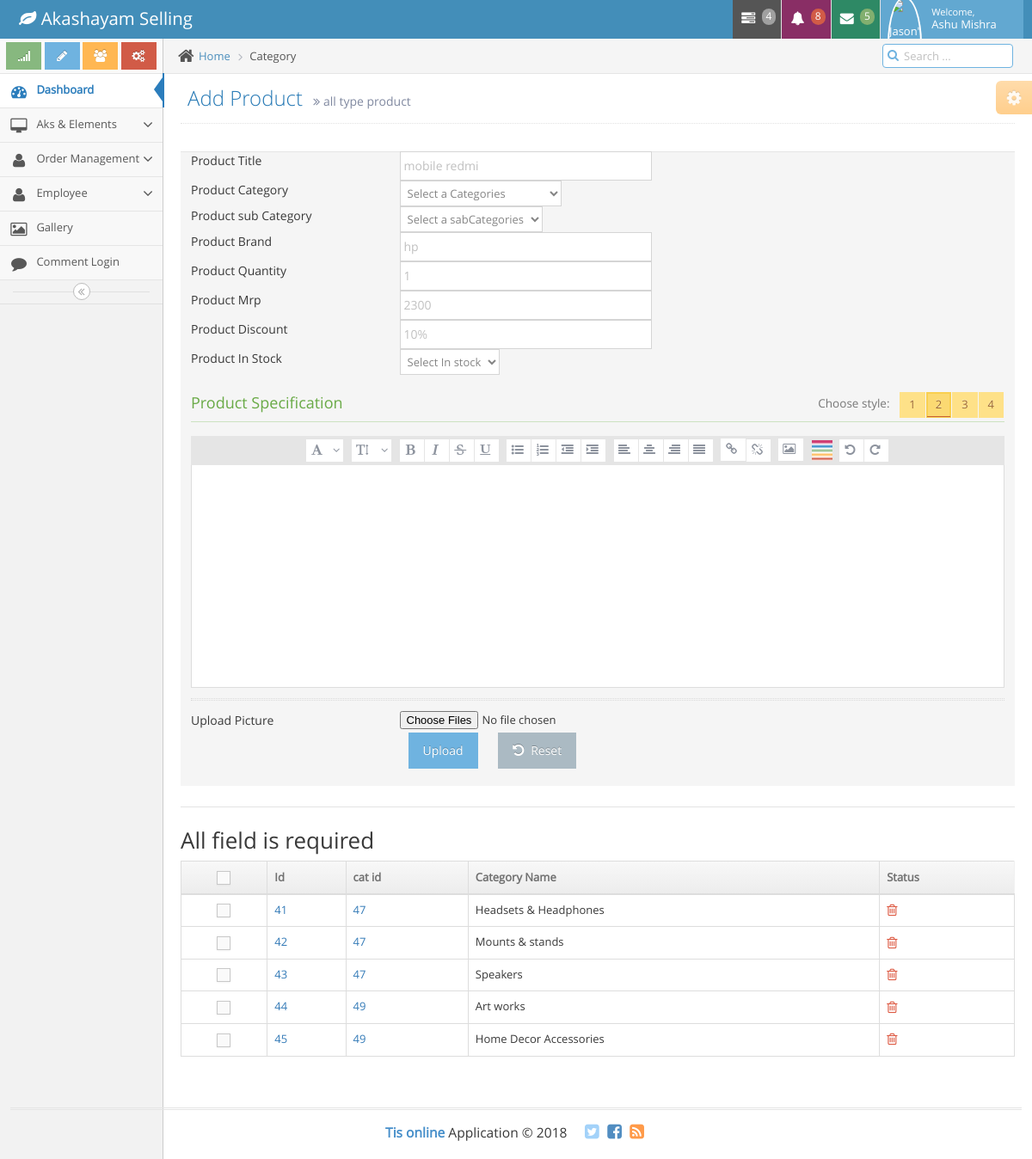
/admin1/product_old.php (signed in), run on the app's committed database.
### tables this page shows
CREATE TABLE IF NOT EXISTS `personal_information` (
  `employee_id` int(11) NOT NULL AUTO_INCREMENT,
  `firstname` varchar(50) NOT NULL,
  `middlename` varchar(50) NOT NULL,
  `surname` varchar(50) NOT NULL,
  `name_extension` varchar(10) NOT NULL,
  `place_birth` varchar(30) NOT NULL,
  `sex` varchar(30) NOT NULL,
  `civil_status` varchar(30) NOT NULL,
  `department` varchar(30) NOT NULL,
  `image` varchar(500) NOT NULL,
  `cis_no` varchar(50) NOT NULL,
  `position` varchar(30) NOT NULL,
  `date_of_birth` varchar(30) NOT NULL,
  `member_id` varchar(100) NOT NULL,
  PRIMARY KEY (`employee_id`)
);

CREATE TABLE IF NOT EXISTS `sab_categories` (
  `s_id` int(11) NOT NULL AUTO_INCREMENT,
  `cat_id` int(11) NOT NULL,
  `sab_title` text NOT NULL,
  `employee_id` int(222) NOT NULL,
  PRIMARY KEY (`s_id`)
);

### admin1/product_old.php (the view, shortened to what this page needs)
<?php
include('../db_con.php');
if(!isset($_SESSION['user_id'])){
header("location:../login/index.php");
}
else{
?>
<?php
$con=mysqli_connect("localhost","root","","tisonline");
if(!empty($_FILES['file']) && !empty($_POST['title'])){
	foreach($_FILES['file']['name'] as $key => $name){
		$size = $_FILES['file']['size'][$key];
		$extension = explode('.', $name);
		$extension = end($extension);
		$random_name = rand();
		$images = $random_name.".".$extension;
		$url = "../files/".$images;
		$title = $_POST['title'];
		$employee_id = $_POST['employee_id'];
		$cat_id = $_POST['parent_cat'];
		$sub_cat = $_POST['sub_cat'];
		$brand = $_POST['brand'];
		$quintity= $_POST['quintity'];
		$mrp= $_POST['mrp'];
		$descount= $_POST['descount'];
		$stock= $_POST['stock'];
		$specifaction= $_POST['specifaction'];
		if($_FILES['file']['error'][$key] == 0 && move_uploaded_file($_FILES['file']['tmp_name'][$key], "../files/{$images}")){
			$uploaded[]=$images;
			mysqli_query($con, "INSERT INTO images (name,url,title)VALUES ('".$name."','".$url."','".$title."')");
		}
	}
	mysqli_query($con, "INSERT INTO product (title,employee_id,cat_id,sub_cat,brand,quintity,mrp,descount,stock,specifaction) VALUES ('$title','$employee_id','$cat_id','$sub_cat','$brand','$quintity','$mrp','$descount','$stock','$specifaction')");
}else{
		$message = "All field is required";
	}
?>
<!DOCTYPE html>
<html lang="en">
	<head>
		<link rel="stylesheet" href="assets/css/bootstrap.min.css" />
		<link rel="stylesheet" href="assets/font-awesome/4.5.0/css/font-awesome.min.css" />
		<link rel="stylesheet" href="assets/css/jquery-ui.custom.min.css" />
		<link rel="stylesheet" href="assets/css/chosen.min.css" />
		<link rel="stylesheet" href="assets/css/bootstrap-datepicker3.min.css" />
		<link rel="stylesheet" href="assets/css/bootstrap-timepicker.min.css" />
		<link rel="stylesheet" href="assets/css/daterangepicker.min.css" />
		<link rel="stylesheet" href="assets/css/bootstrap-datetimepicker.min.css" />
		<link rel="stylesheet" href="assets/css/bootstrap-colorpicker.min.css" />
		<link rel="stylesheet" href="assets/css/ace.min.css" class="ace-main-stylesheet" id="main-ace-style" />
		<link rel="stylesheet" href="assets/css/ace-skins.min.css" />
		<link rel="stylesheet" href="assets/css/ace-rtl.min.css" />
	</head>
	<body class="no-skin">
		<div id="navbar" class="navbar navbar-default ace-save-state">
			<?php include('includes/nav.php');?>
		</div>
		<div class="main-container ace-save-state" id="main-container">
					<?php include('includes/sidebar.php'); ?>
			<div class="main-content">
				<div class="main-content-inner">
					<div class="breadcrumbs ace-save-state" id="breadcrumbs">
						<ul class="breadcrumb">
							<li>
								<i class="ace-icon fa fa-home home-icon"></i>
								<a href="index.php?id=<?php echo $id;?>">Home</a>
							</li>
							<li class="active">Category</li>
						</ul>
					<?php include('includes/search.php');?>
					</div>
					<div class="page-content">
					<?php include('includes/setting.php');?>
						<div class="row">
							<div class="col-xs-12">
									<div class="page-header">
							<h1>
							Add  Product
								<small>
									<i class="ace-icon fa fa-angle-double-right"></i>
							 all type product
								</small>
							</h1>
						</div>
						<div class="row">
							<div class="col-xs-12">
								 <form role="form"  action="" method="post" enctype="multipart/from-data" media="all">
									<div class="form-group">
										<label class="col-sm-3 control-label no-padding-right" for="form-field-1">Product Title </label>
										<div class="col-sm-9">
											<input type="text"  name="title"  placeholder="mobile redmi" class="col-xs-10 col-sm-5" />
									</div>
									</div>
									<div class="form-group">
										<label class="col-sm-3 control-label no-padding-right" for="form-field-1">Product Category </label>
										<div class="col-sm-9">
											 <select name="parent_cat" id="parent_cat" >
	<option>Select a Categories</option>
    </select>
									</div>
									</div>
									<div class="form-group">
										<label class="col-sm-3 control-label no-padding-right" for="form-field-1">Product sub Category </label>
										<div class="col-sm-9">
											 <select name="sub_cat" id="sub_cat">
											<option>Select a sabCategories</option>
											</select>
									</div>
									</div>
							<div class="form-group">
										<label class="col-sm-3 control-label no-padding-right" for="form-field-1">Product Brand </label>
										<div class="col-sm-9">
											<input type="text"  name="brand"  placeholder="hp" class="col-xs-10 col-sm-5" />
									</div>
									</div>
									<div class="form-group">
										<label class="col-sm-3 control-label no-padding-right" for="form-field-1">Product Quantity </label>
										<div class="col-sm-9">
											<input type="text"  name="quintity"  placeholder="1" class="col-xs-10 col-sm-5" />
									</div>
									</div>
									<div class="form-group">
										<label class="col-sm-3 control-label no-padding-right" for="form-field-1">Product Mrp </label>
										<div class="col-sm-9">
											<input type="text"  name="mrp"  placeholder="2300" class="col-xs-10 col-sm-5" />
									</div>
									</div>
										<div class="form-group">
										<label class="col-sm-3 control-label no-padding-right" for="form-field-1">Product Discount </label>
										<div class="col-sm-9">
											<input type="text"  name="descount"  placeholder="10%" class="col-xs-10 col-sm-5" />
									</div>
									</div>
									<div class="form-group">
										<label class="col-sm-3 control-label no-padding-right" for="form-field-1">Product In Stock </label>
										<div class="col-sm-9">
											<select name="stock">
				<option>Select In stock</option>
				</select>
									</div>
									</div>
										<div class="form-group">
									<div class="col-xs-12">
								<h4 class="header green clearfix">
									Product Specification
									<span class="block pull-right">
										<small class="grey middle">Choose style: &nbsp;</small>
										<span class="btn-toolbar inline middle no-margin">
											<span data-toggle="buttons" class="btn-group no-margin">
												<label class="btn btn-sm btn-yellow">
													1
												</label>
												<label class="btn btn-sm btn-yellow active">
													2
												</label>
												<label class="btn btn-sm btn-yellow">
													3
												</label>
												<label class="btn btn-sm btn-yellow">
													4
												</label>
											</span>
										</span>
									</span>
								</h4>
								<div class="wysiwyg-editor" id="editor1" name="specifaction"></div>
								<div class="hr hr-double dotted"></div>
							</div>
									</div>
												<div class="form-group">
										<label class="col-sm-3 control-label no-padding-right" for="form-field-1">Upload Picture </label>
										<div class="col-sm-9">
										<input type="file" name="file[]" id="file" multiple="multiple" />
									</div>
									</div>
									<div class="clearfix form-actions">
										<div class="col-md-offset-3 col-md-9">
										<input type="submit" id="submit" class="btn btn-info" value="Upload"/>
											<button class="btn" type="reset">
												<i class="ace-icon fa fa-undo bigger-110"></i>
												Reset
											</button>
										</div>
									</div>
									<div class="hr hr-24"></div>
</form>
								   <?php if(isset($message)){echo "<h2>$message</h2>";} ?>
								<table id="simple-table" class="table  table-bordered table-hover">
											<thead>
												<tr>
													<th class="center">
														<label class="pos-rel">
															<span class="lbl"></span>
														</label>
													</th>
													<th>Id</th>
													<th>cat id</th>
													<th>Category Name</th>
													<th class="hidden-480">Status</th>
												</tr>
											</thead>
											<tbody>
											<?php
$select_query="select *from sab_categories ORDER BY s_id ASC";
$run_query=mysql_query($select_query);
while($row=(mysql_fetch_array($run_query)))
{
$s_id=$row['s_id'];
$cat_id=$row['cat_id'];
$sab_title=$row['sab_title'];
	?>
												<tr>
													<td class="center">
														<label class="pos-rel">
															<span class="lbl"></span>
														</label>
													</td>
<td>
														<a href="#"><?php echo $s_id;?></a>
													</td>
													<td>
														<a href="#"><?php echo $cat_id;?></a>
													</td>
													<td><?php echo $sab_title;?></td>
													<td>
														<div class="hidden-sm hidden-xs btn-group">
																	<a href="delete_sub_category.php?del=<?php echo $s_id; ?>" class="tooltip-error" data-rel="tooltip" title="Delete">
																			<span class="red">
																				<i class="ace-icon fa fa-trash-o bigger-120"></i>
																			</span>
																		</a>
														</div>
													</td>
												</tr>
<?php }?>
											</tbody>
										</table>
							</div>
						</div>
					</div>
				</div>
			</div>
			<div class="footer">
				<div class="footer-inner">
					<div class="footer-content">
						<span class="bigger-120">
							<span class="blue bolder">Tis online</span>
							Application &copy; 2018
						</span>
						<span class="action-buttons">
							<a href="#">
								<i class="ace-icon fa fa-twitter-square light-blue bigger-150"></i>
							</a>
							<a href="#">
								<i class="ace-icon fa fa-facebook-square text-primary bigger-150"></i>
							</a>
							<a href="#">
								<i class="ace-icon fa fa-rss-square orange bigger-150"></i>
							</a>
						</span>
					</div>
				</div>
			</div>
		</div>
	</body>
</html>
<?php }?>

### admin1/includes/nav.php (shortened to what this page needs)
<div class="navbar-container ace-save-state" id="navbar-container">
				<div class="navbar-header pull-left">
					<a href="index.php" class="navbar-brand">
						<small>
							<i class="fa fa-leaf"></i>
				Akashayam Selling
						</small>
					</a>
				</div>
				<div class="navbar-buttons navbar-header pull-right" role="navigation">
					<ul class="nav ace-nav">
						<li class="grey dropdown-modal">
							<a data-toggle="dropdown" class="dropdown-toggle" href="#">
								<i class="ace-icon fa fa-tasks"></i>
								<span class="badge badge-grey">4</span>
							</a>
						</li>
						<li class="purple dropdown-modal">
							<a data-toggle="dropdown" class="dropdown-toggle" href="#">
								<i class="ace-icon fa fa-bell icon-animated-bell"></i>
								<span class="badge badge-important">8</span>
							</a>
						</li>
						<li class="green dropdown-modal">
							<a data-toggle="dropdown" class="dropdown-toggle" href="#">
								<i class="ace-icon fa fa-envelope icon-animated-vertical"></i>
								<span class="badge badge-success">5</span>
							</a>
						</li>
						<li class="light-blue dropdown-modal">
							<?php $id=$_SESSION['employee_id'];
											$emp=(" select * from personal_information where employee_id=".$id."")or die(mysql_error());
											$fetch_res = $mysqli->query($emp);
											$show = $fetch_res->fetch_array(MYSQLI_ASSOC);
															?>
							<a data-toggle="dropdown" href="#" class="dropdown-toggle">
								<span class="user-info">
									<small>Welcome,</small>
									<?php 	echo $show['firstname']." ".$show['surname']; ?>
								</span>
							</a>
						</li>
					</ul>
				</div>
			</div>

### admin1/includes/sidebar.php (shortened to what this page needs)
<div id="sidebar" class="sidebar   responsive ace-save-state">
				<div class="sidebar-shortcuts" id="sidebar-shortcuts">
					<div class="sidebar-shortcuts-large" id="sidebar-shortcuts-large">
						<button class="btn btn-success">
							<i class="ace-icon fa fa-signal"></i>
						</button>
						<button class="btn btn-info">
							<i class="ace-icon fa fa-pencil"></i>
						</button>
						<button class="btn btn-warning">
							<i class="ace-icon fa fa-users"></i>
						</button>
						<button class="btn btn-danger">
							<i class="ace-icon fa fa-cogs"></i>
						</button>
					</div>
				</div>
				<ul class="nav nav-list">
					<li class="active">
						<a href="index.php?id=<?php echo $id;?>">
							<i class="menu-icon fa fa-tachometer"></i>
							<span class="menu-text"> Dashboard </span>
						</a>
					</li>
					<li class="">
						<a href="#" class="dropdown-toggle">
							<i class="menu-icon fa fa-desktop"></i>
							<span class="menu-text">
							Aks &amp; Elements
							</span>
							<b class="arrow fa fa-angle-down"></b>
						</a>
					</li>
<li class="">
						<a href="#" class="dropdown-toggle">
							<i class="menu-icon fa fa-user"></i>
							<span class="menu-text">
						Order Management
							</span>
							<b class="arrow fa fa-angle-down"></b>
						</a>
					</li>
<li class="">
						<a href="#" class="dropdown-toggle">
							<i class="menu-icon fa fa-user"></i>
							<span class="menu-text">
								Employee
							</span>
							<b class="arrow fa fa-angle-down"></b>
						</a>
					</li>
					<li class="">
						<a href="gallery.php?id=<?php echo $id;?>">
							<i class="menu-icon fa fa-picture-o"></i>
							<span class="menu-text"> Gallery </span>
						</a>
					</li>
					<li class="">
						<a href="#">
							<i class="menu-icon fa fa-comment"></i>
							<span class="menu-text"> Comment Login </span>
						</a>
					</li>
				</ul>
				<div class="sidebar-toggle sidebar-collapse" id="sidebar-collapse">
					<i id="sidebar-toggle-icon" class="ace-icon fa fa-angle-double-left ace-save-state" data-icon1="ace-icon fa fa-angle-double-left" data-icon2="ace-icon fa fa-angle-double-right"></i>
				</div>
			</div>

### admin1/includes/search.php
<div class="nav-search" id="nav-search">
							<form class="form-search">
								<span class="input-icon">
									<input type="text" placeholder="Search ..." class="nav-search-input" id="nav-search-input" autocomplete="off" />
									<i class="ace-icon fa fa-search nav-search-icon"></i>
								</span>
							</form>
						</div>

### admin1/includes/setting.php (shortened to what this page needs)
<div class="ace-settings-container" id="ace-settings-container">
						<div class="btn btn-app btn-xs btn-warning ace-settings-btn" id="ace-settings-btn">
							<i class="ace-icon fa fa-cog bigger-130"></i>
						</div>
					</div>

### data on the page
personal_information: firstname "Ashu", surname "Mishra"
sab_categories: s_id "41", cat "47", sab_title "Headsets & Headphones"
sab_categories: s_id "42", cat "47", sab_title "Mounts & stands"
sab_categories: s_id "43", cat "47", sab_title "Speakers"
sab_categories: s_id "44", cat "49", sab_title "Art works"
sab_categories: s_id "45", cat "49", sab_title "Home Decor Accessories"

### other printed values
$message "All field is required"
